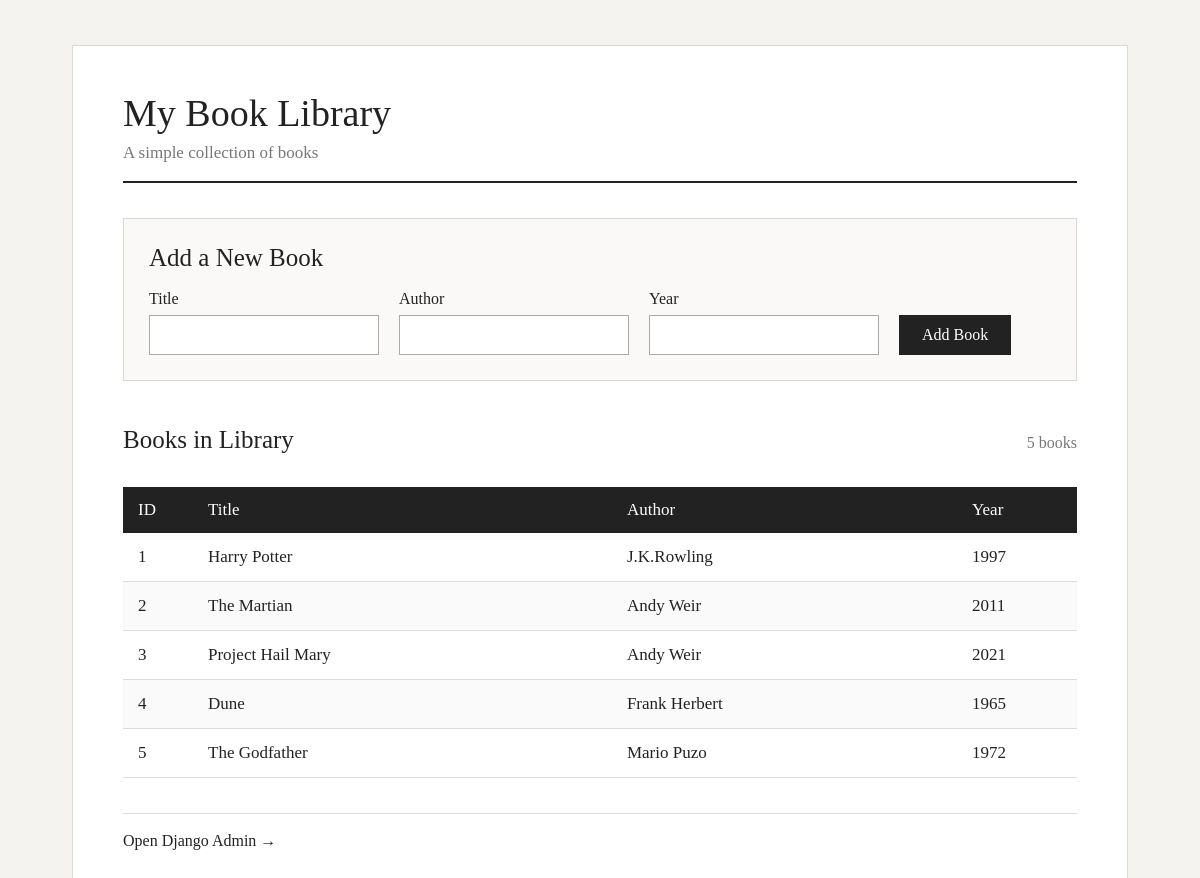
The page / on the database its author committed.
### libraryapp/models.py (models this page shows, shortened)
class Book(models.Model):
    title = models.CharField(max_length=200)
    author = models.CharField(max_length=100)
    year = models.IntegerField()

### libraryapp/views.py (the view)
# urls.py: path('', views.book_list, name='book_list'),
def book_list(request):
    books = Book.objects.all()
    if request.method == 'POST':
        form = BookForm(request.POST)
        if form.is_valid():
            form.save()
            return redirect('book_list')
    else:
        form = BookForm()
    return render(request, 'libraryapp/book_list.html', {
        'books': books,
        'form': form
    })

### libraryapp/forms.py
class BookForm(forms.ModelForm):
    class Meta:
        model = Book
        fields = ['title', 'author', 'year']

### libraryapp/templates/libraryapp/book_list.html (shortened to what this page needs)
<!DOCTYPE html>
<html>
<head>
</head>
<body>
<div class="container">
    <div class="header">
        <h1>My Book Library</h1>
        <p>A simple collection of books</p>
    </div>
    <div class="form-box">
        <h2 class="section-title">Add a New Book</h2>
        <form method="POST">
            <div class="form-row">
                <div class="field">
                    <label for="{{ form.title.id_for_label }}">
                        Title
                    </label>
                    {{ form.title }}
                </div>
                <div class="field">
                    <label for="{{ form.author.id_for_label }}">
                        Author
                    </label>
                    {{ form.author }}
                </div>
                <div class="field">
                    <label for="{{ form.year.id_for_label }}">
                        Year
                    </label>
                    {{ form.year }}
                </div>
                <button type="submit">
                    Add Book
                </button>
            </div>
        </form>
    </div>
    <div class="books-header">
        <h2 class="section-title">
            Books in Library
        </h2>
        <span class="book-count">
            {{ books|length }}
            book{{ books|length|pluralize }}
        </span>
    </div>
    <table>
        <thead>
            <tr>
                <th class="id-column">
                    ID
                </th>
                <th>
                    Title
                </th>
                <th>
                    Author
                </th>
                <th class="year-column">
                    Year
                </th>
            </tr>
        </thead>
        <tbody>
            {% for book in books %}
            <tr>
                <td>
                    {{ forloop.counter }}
                </td>
                <td>
                    {{ book.title }}
                </td>
                <td>
                    {{ book.author }}
                </td>
                <td>
                    {{ book.year }}
                </td>
            </tr>
            {% empty %}
            <tr>
                <td colspan="4">
                    No books have been added yet.
                </td>
            </tr>
            {% endfor %}
        </tbody>
    </table>
    <div class="footer">
        <a href="{% url 'admin:index' %}">
            Open Django Admin →
        </a>
    </div>
</div>
</body>
</html>

### libraryapp/templates/libraryapp/book_list.html (style rules this page uses)
* { box-sizing: border-box; }
body { margin: 0; background-color: #f5f3ef; font-family: "Times New Roman", Times, serif; color: #222; }
.container { width: 88%; max-width: 1200px; margin: 45px auto; background-color: white; padding: 45px 50px; border: 1px solid #ddd8d0; }
.header { border-bottom: 2px solid #222; padding-bottom: 18px; margin-bottom: 35px; }
.header h1 { margin: 0; font-size: 38px; font-weight: normal; }
.header p { margin: 8px 0 0; color: #777; font-size: 17px; }
.section-title { font-size: 25px; font-weight: normal; margin: 0 0 18px; }
.form-box { background-color: #faf9f7; border: 1px solid #ddd8d0; padding: 25px; margin-bottom: 45px; }
.form-row { display: flex; gap: 20px; align-items: end; flex-wrap: wrap; }
.field { display: flex; flex-direction: column; }
.field label { font-size: 16px; margin-bottom: 7px; }
.field input { width: 230px; padding: 10px 12px; font-family: "Times New Roman", Times, serif; font-size: 16px; border: 1px solid #aaa; background-color: white; }
button { padding: 10px 22px; font-family: "Times New Roman", Times, serif; font-size: 16px; background-color: #222; color: white; border: 1px solid #222; cursor: pointer; }
.books-header { display: flex; justify-content: space-between; align-items: baseline; margin-bottom: 15px; }
.book-count { color: #777; font-size: 16px; }
table { width: 100%; border-collapse: collapse; font-size: 17px; }
th { text-align: left; font-weight: normal; background-color: #222; color: white; padding: 13px 15px; }
td { padding: 14px 15px; border-bottom: 1px solid #ddd; }
tr:nth-child(even) { background-color: #fafafa; }
.id-column { width: 70px; }
.year-column { width: 120px; }
.footer { margin-top: 35px; padding-top: 18px; border-top: 1px solid #ddd; }
.footer a { color: #222; text-decoration: none; font-size: 16px; }

### rows shown on the page
Book: title "Harry Potter", author "J.K.Rowling", year "1997"
Book: title "The Martian", author "Andy Weir", year "2011"
Book: title "Project Hail Mary", author "Andy Weir", year "2021"
Book: title "Dune", author "Frank Herbert", year "1965"
Book: title "The Godfather", author "Mario Puzo", year "1972"

### other values the page prints
{{ books|length }} "5"
